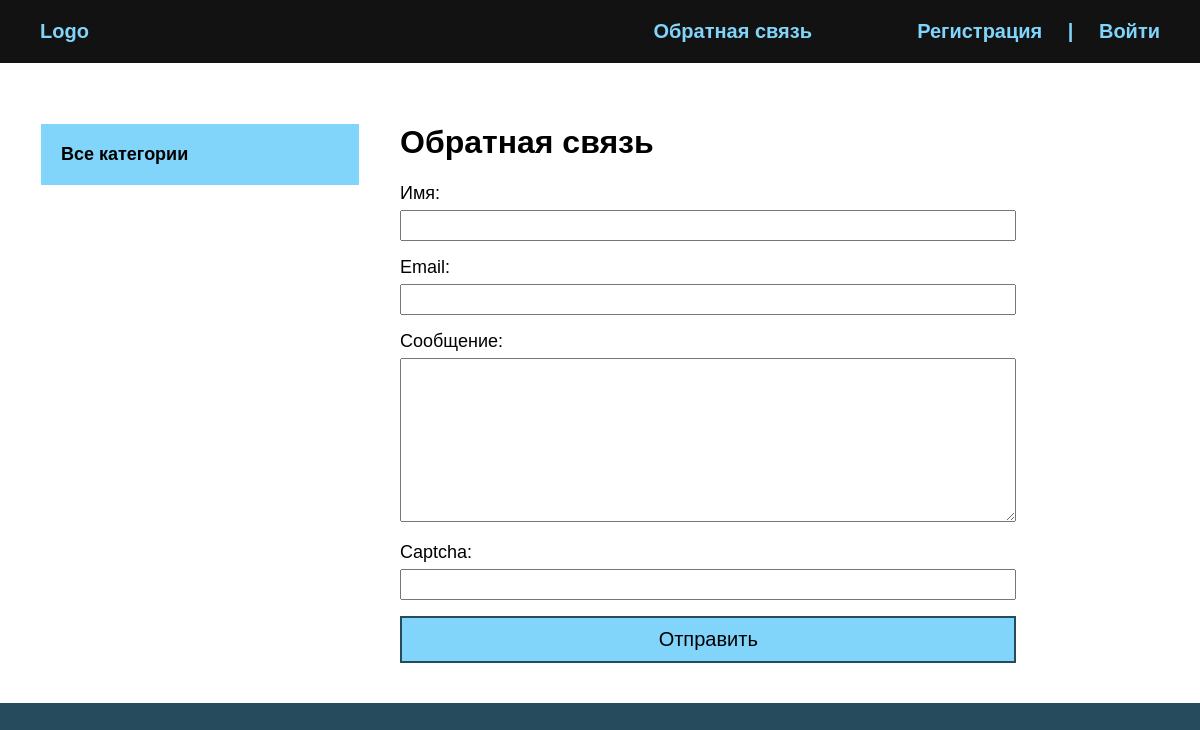
Page /contact/ on the earlier database version.
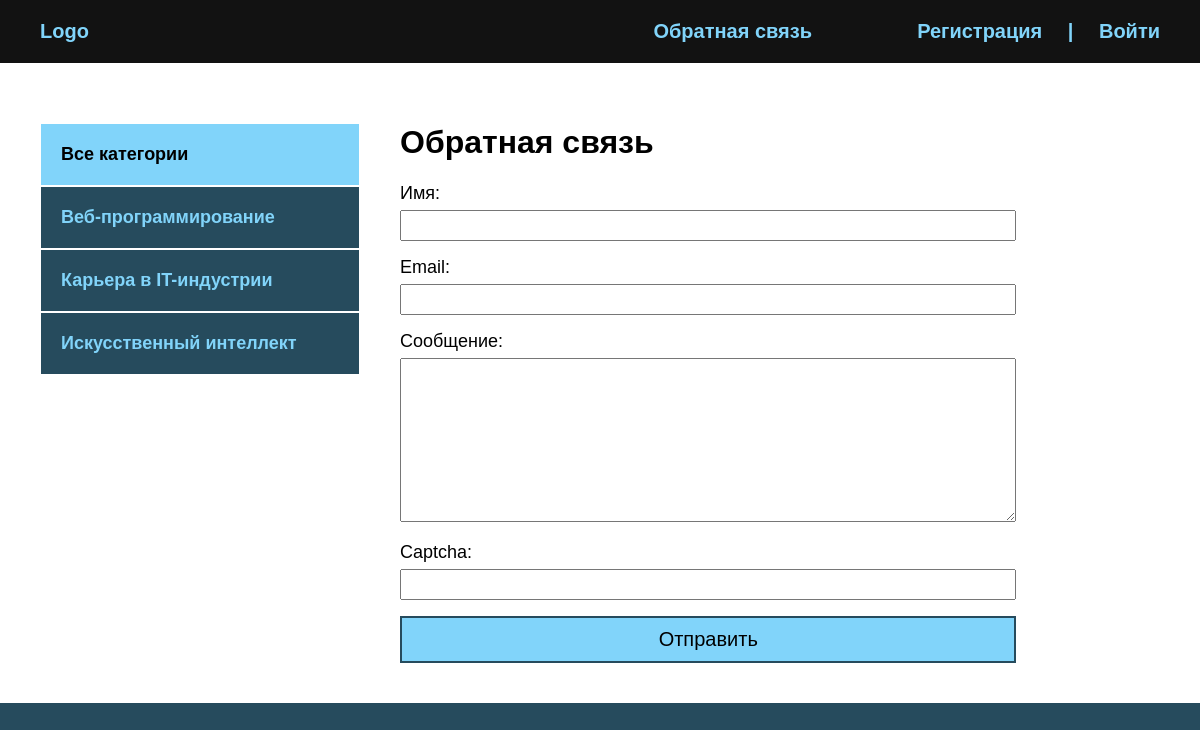
Same page on the later database version.
### blog/models.py (models this page shows, shortened)
class Category(models.Model):
    name = models.CharField(max_length=100, verbose_name='Категория')
    slug = models.SlugField(max_length=200, unique=True, verbose_name="URL")
    def get_absolute_url(self):
        return reverse('category', kwargs={'cat_slug': self.slug})
    class Meta:
        verbose_name = "Категория"
        verbose_name_plural = "Категории"

### blog/views.py (the view, shortened to what this page needs)
# urls.py: path('contact/', ContactFormView.as_view(), name='contact'),
class ContactFormView(DataMixin, FormView):
    form_class = ContactForm
    template_name = 'blog/contact.html'
    success_url = reverse_lazy('index')
    def get_context_data(self, *, object_list=None, **kwargs):
        context = super().get_context_data(**kwargs)
        c_def = self.get_user_context(title='Обратная связь')
        return dict(list(context.items()) + list(c_def.items()))

### blog/forms.py
class ContactForm(forms.Form):
    name = forms.CharField(label='Имя', max_length=255)
    email = forms.EmailField(label='Email')
    content = forms.CharField(label='Сообщение', widget=forms.Textarea(attrs={'cols': 60, 'rows': 10}))
    captcha = CaptchaField()

### blog/utils.py (called while the page is built)
    def get_user_context(self, **kwargs):
        context = kwargs
        cats = Category.objects.annotate(Count('blog'))
        user_menu = menu.copy()
        if not self.request.user.is_authenticated:
            user_menu.pop(0)
        context['menu'] = user_menu
        context['cats'] = cats
        if 'cat_selected' not in context:
            context['cat_selected'] = 0
        return context

### blog/templates/blog/contact.html (shortened to what this page needs)
{% extends 'blog/base.html' %}
{% block content %}
<h1>{{ title }}</h1>
<form method="post">
    {{ form.as_p }}
    <button>Отправить</button>
</form>
{% endblock %}

### blog/templates/blog/base.html (shortened to what this page needs)
{% load static %}
{% load blog_tags %}
<!DOCTYPE html>
<html lang="en">
<head>
    <link rel="stylesheet" href="{% static 'css/style.css' %}">
</head>
<body>
    <div class="header">
        <div class="wrap">
            <ul class="mainmenu">
                <li class="logo"><a href="{% url 'index' %}">Logo</a></li>
                {% for m in menu %}
                <li class="last"><a href="{% url m.url_name %}">{{ m.title }}</a></li>
                {% endfor %}
                {% if request.user.is_authenticated %}
                <li class="last">{{ user.username }} | <a href="{% url 'logout' %}">Выйти</a></li>
                {% else %}
                <li class="last">
                    <a href="{% url 'register' %}">Регистрация</a> | <a href="{% url 'login' %}">Войти</a>
                </li>
                {% endif %}
            </ul>
        </div>
    </div>
    <div class="content">
        <div class="wrap">
            <div class="sidebar">
                <ul>
                    {% if cat_selected == 0 %}
                    <li class="selected">Все категории</li>
                    {% else %}
                    <li><a href="{% url 'index' %}">Все категории</a></li>
                    {% endif %}
                    {% for c in cats %}
                        {% if c.blog__count > 0 %}
                            {% if c.pk == cat_selected %}
                            <li class="selected">{{ c.name }}</li>
                            {% else %}
                            <li><a href="{{ c.get_absolute_url }}">{{ c.name }}</a></li>
                            {% endif %}
                        {% endif %}
                    {% endfor %}
                </ul>
            </div>
            <div class="main">
                {% block content %}
                {% endblock %}
            </div>
        </div>
    </div>
</body>
</html>

Differences in the rows shown:
added Category: name "Веб-программирование"
added Category: name "Карьера в IT-индустрии"
added Category: name "Искусственный интеллект"
